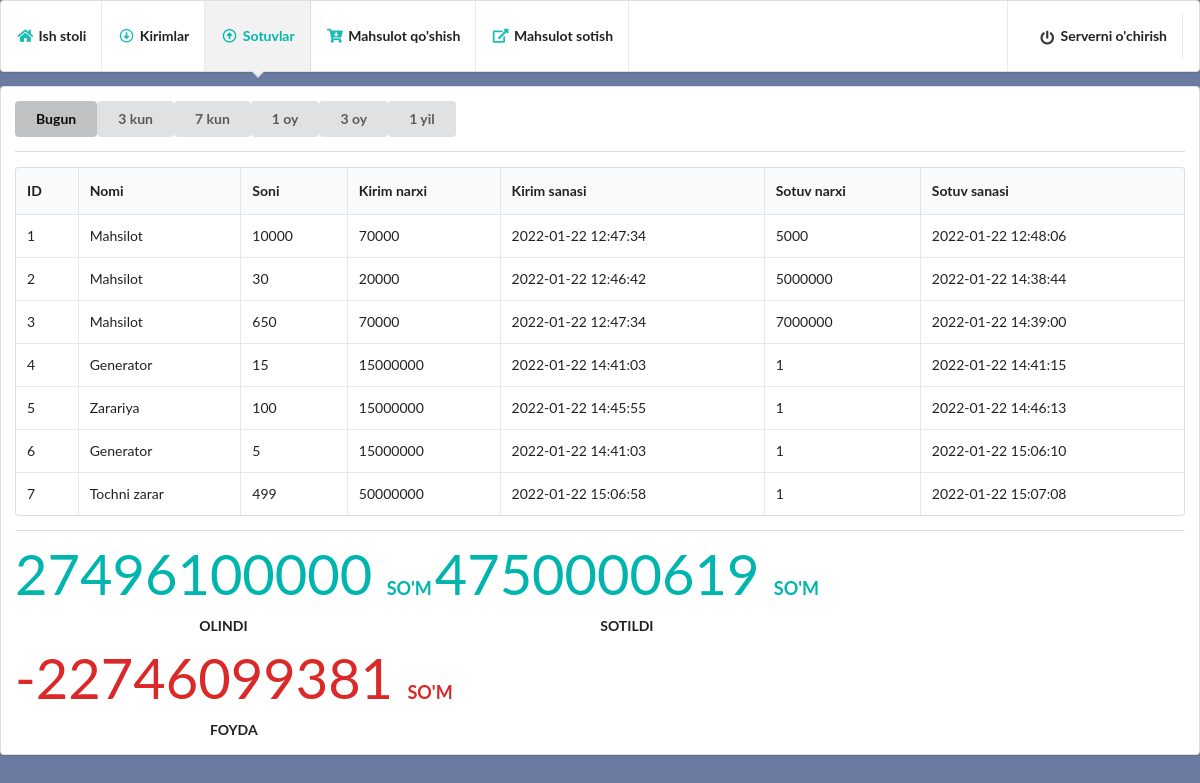
Before: /sales/1 with the older database file.
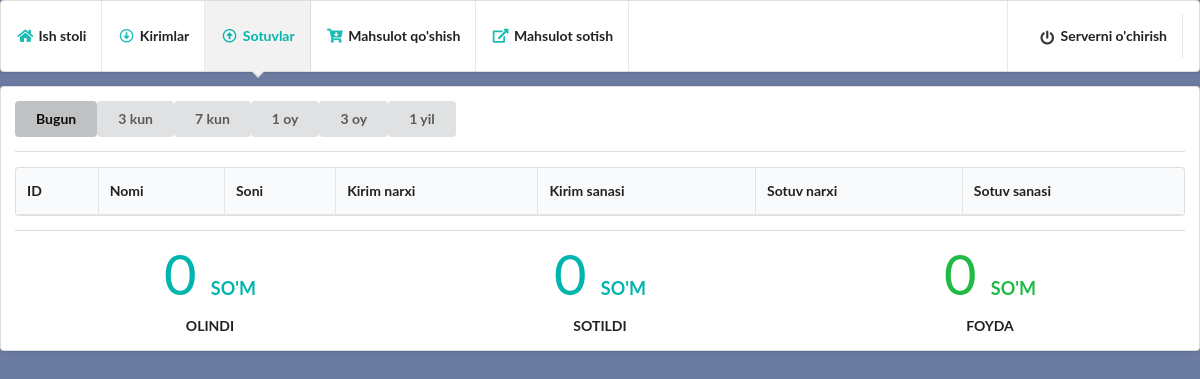
After: the same page with the newer database file.
### modules.py (models this page shows, shortened)
class inheritedClassName(db.Model):
    __abstract__ = True
    def format(self):
        return self.__dict__

@dataclass
class Sales(inheritedClassName):
    id: int
    name: String
    count: int
    in_time: DateTime
    in_price: Integer
    out_time: DateTime
    out_price: Integer
    __tablename__ = "sales"
    id = Column(Integer, primary_key=True)
    name = Column(String, nullable=False)
    count = Column(Integer, default=0)
    in_time = Column(DateTime)
    in_price = Column(Integer)
    out_time = Column(DateTime)
    out_price = Column(Integer)

### main.py (the view)
@app.route('/sales/<int:days>')
def sales(days):
    start = date.today() - timedelta(days=days)
    sales_query = Sales.query.filter(Sales.out_time>start).all()
    sales = [sale.format() for sale in sales_query]
    in_total = 0
    out_total = 0
    for item in sales_query:
        in_total += (item.in_price * item.count)
        out_total += (item.out_price * item.count)
    benefit = out_total - in_total
    return render_template('sales.html', days=str(days), sales=sales, in_total=in_total, out_total=out_total, benefit=benefit)

### templates/sales.html (shortened to what this page needs)
<!DOCTYPE html>
<html lang="en">
<head>
    <link rel="stylesheet" href="{{ url_for('static', filename='semantic-ui/semantic.min.css') }}">
</head>
<body style="background-color: #6B7AA1;">
  <div class="ui pointing menu teal">
    <a href="/dashboard" class="item">
        <i class="home icon teal"></i>
        <b>Ish stoli</b>
    </a>
    <a href="/imports/1" class="item">
        <i class="arrow alternate circle down outline icon teal"></i>
        <b>Kirimlar</b>
    </a>
    <a href="/sales/1" class="active item">
        <i class="arrow alternate circle up outline icon teal"></i>
        <b>Sotuvlar</b>
    </a>
    <a href="/add_item" class="item">
        <i class="cart arrow down icon teal"></i>
        <b>Mahsulot qo'shish</b>
    </a>
    <a href="/items" class="item">
        <i class="external alternate icon teal"></i>
        <b>Mahsulot sotish</b>
    </a>
    <div class="right menu">
      <div class="item">
          <a href="/stop" class="item">
              <i class="power off icon"></i>
              <b>Serverni o'chirish</b>
          </a>
      </div>
  </div>
  </div>
  <div class="ui segment">
    <div class="ui buttons">
      <a href="/sales/1"><button class="ui button {% if days == '1' %} {{ 'active' }} {% endif %}">Bugun</button></a>
      <a href="/sales/3"><button class="ui button {% if days == '3' %} {{ 'active' }} {% endif %}">3 kun</button></a>
      <a href="/sales/7"><button class="ui button {% if days == '7' %} {{ 'active' }} {% endif %}">7 kun</button></a>
      <a href="/sales/30"><button class="ui button {% if days == '30' %} {{ 'active' }} {% endif %}">1 oy</button></a>
      <a href="/sales/90"><button class="ui button {% if days == '90' %} {{ 'active' }} {% endif %}">3 oy</button></a>
      <a href="/sales/365"><button class="ui button {% if days == '365' %} {{ 'active' }} {% endif %}">1 yil</button></a>
    </div>
    <div class="ui divider"></div>
    <table class="ui celled table">
      <thead>
        <tr><th>ID</th>
        <th>Nomi</th>
        <th>Soni</th>
        <th>Kirim narxi</th>
        <th>Kirim sanasi</th>
        <th>Sotuv narxi</th>
        <th>Sotuv sanasi</th>
      </tr></thead>
      <tbody>
        {% if sales %}
        {% for sale in sales %}
        <tr>
          <td data-label="id">{{sale.id}}</td>
          <td data-label="name">{{sale.name}}</td>
          <td data-label="count">{{sale.count}}</td>
          <td data-label="in_price">{{sale.in_price}}</td>
          <td data-label="in_time">{{sale.in_time}}</td>
          <td data-label="out_price">{{sale.out_price}}</td>
          <td data-label="out_time">{{sale.out_time}}</td>
        </tr>
        {% endfor %}
        {% endif %}
      </tbody>
    </table>
    <div class="ui divider"></div>
    <div class="ui three statistics">
      <div class="statistic teal">
        <div class="value">
          {{ in_total }} <span style="font-size: large; font-weight: bold;">so'm</span>
        </div>
        <div class="label">
          Olindi
        </div>
      </div>
      <div class="statistic teal">
        <div class="value">
          {{ out_total }} <span style="font-size: large; font-weight: bold;">so'm</span>
        </div>
        <div class="label">
          Sotildi
        </div>
      </div>
      <div class="statistic {% if benefit < 0 %} {{ 'red' }} {% else %} {{ 'green' }} {% endif %}">
        <div class="value">
          {{ benefit }} <span style="font-size: large; font-weight: bold;">so'm</span>
        </div>
        <div class="label">
          Foyda
        </div>
      </div>
    </div>
  </div>
</body>
</html>

Changed rows visible on the page:
removed Sales: id "1", name "Mahsilot", count "10000", in_price "70000", in_time "2022-01-22 12:47:34", out_price "5000", out_time "2022-01-22 12:48:06"
removed Sales: id "2", name "Mahsilot", count "30", in_price "20000", in_time "2022-01-22 12:46:42", out_price "5000000", out_time "2022-01-22 14:38:44"
removed Sales: id "3", name "Mahsilot", count "650", in_price "70000", in_time "2022-01-22 12:47:34", out_price "7000000", out_time "2022-01-22 14:39:00"
removed Sales: id "4", name "Generator", count "15", in_price "15000000", in_time "2022-01-22 14:41:03", out_price "1", out_time "2022-01-22 14:41:15"
removed Sales: id "5", name "Zarariya", count "100", in_price "15000000", in_time "2022-01-22 14:45:55", out_price "1", out_time "2022-01-22 14:46:13"
removed Sales: id "6", name "Generator", count "5", in_price "15000000", in_time "2022-01-22 14:41:03", out_price "1", out_time "2022-01-22 15:06:10"
removed Sales: id "7", name "Tochni zarar", count "499", in_price "50000000", in_time "2022-01-22 15:06:58", out_price "1", out_time "2022-01-22 15:07:08"
Other visible differences:
{{ in_total }}: "27496100000" → "0"
{{ out_total }}: "4750000619" → "0"
{{ benefit }}: "-22746099381" → "0"
